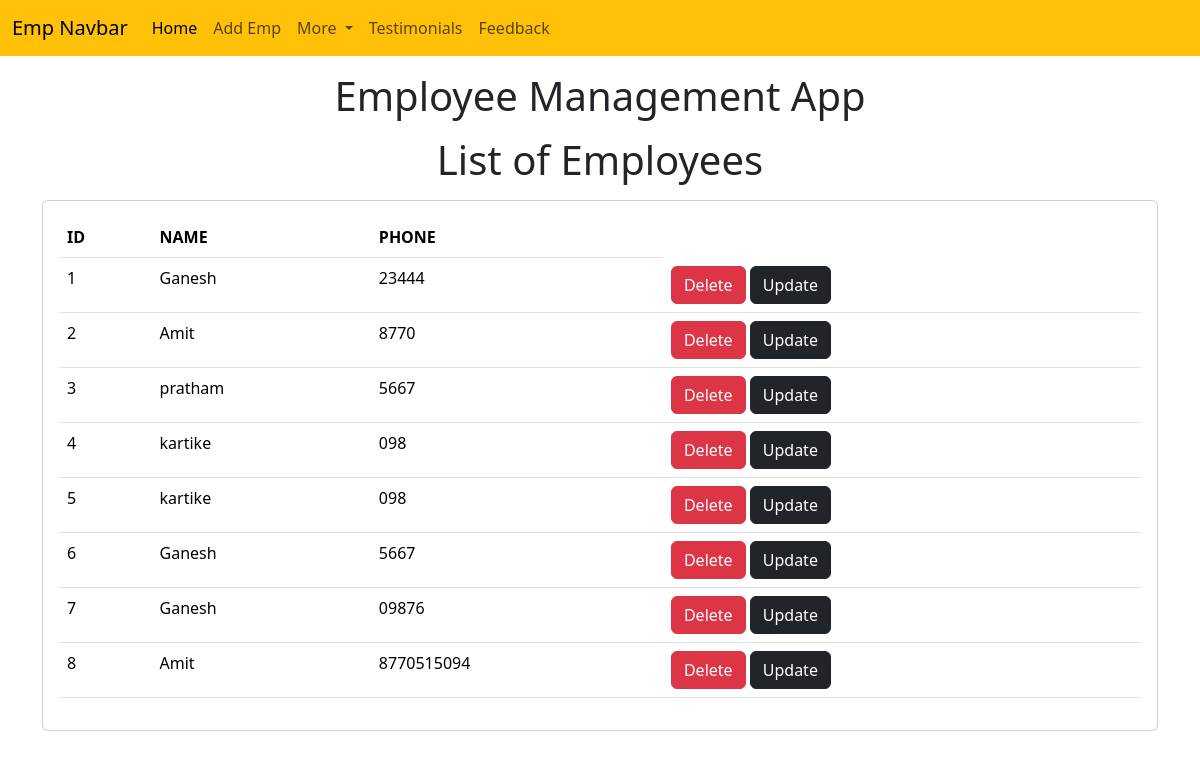
Page /emp/home/ on the earlier database version.
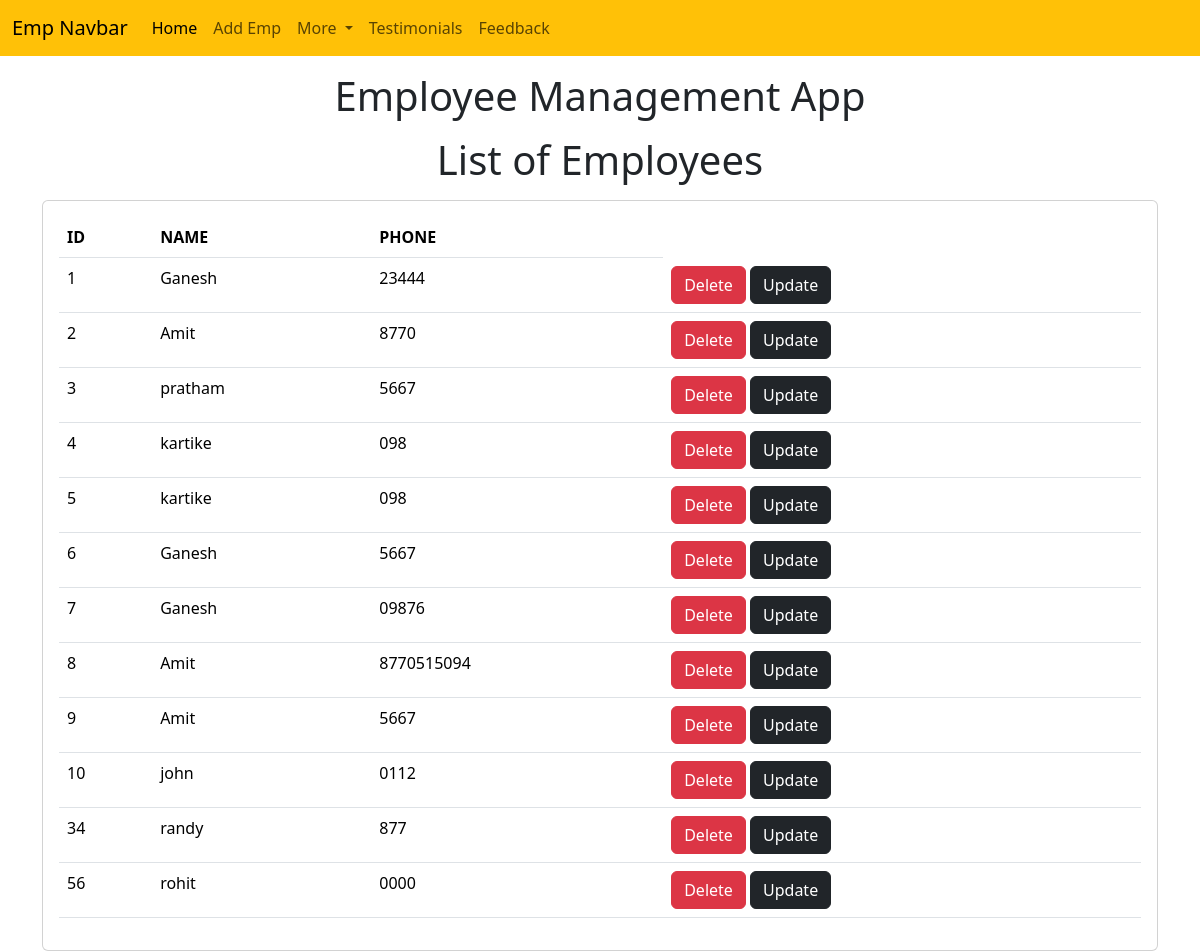
Same page on the later database version.
### emp/models.py (models this page shows)
class Emp(models.Model):
    id = models.AutoField(primary_key=True)
    name=models.CharField(max_length=200)
    phone=models.CharField(max_length=10)
    working=models.BooleanField(default=True)

### emp/views.py (the view)
# urls.py: path('home/',empfunc),
def empfunc(request):
    emps=Emp.objects.all()
    return render(request, "emp/home.html",{'emps' : emps})

### templates/emp/home.html (shortened to what this page needs)
<!doctype html>
<html lang="en">
<head>
  <link href="https://cdn.jsdelivr.net/npm/bootstrap@5.3.3/dist/css/bootstrap.min.css" rel="stylesheet"
>
</head>
<body>
  {% include 'emp/navbar.html' %}
  <h1 class="text-center my-3">Employee Management App</h1>
  <h1 class="text-center my-3">List of Employees</h1>
  <div class="container">
    <div class="row">
      <div class="col-md-12">
        <div class="card">
          <div class="card-body">
            <table class="table">
              <thead>
                <tr>
                  <th>ID</th>
                  <th>NAME</th>
                  <th>PHONE</th>
                </tr>
              </thead>
              <tbody>
                {% for e in emps %}
                <tr>
                  <td>{{e.id}}</td>
                  <td>{{e.name}}</td>
                  <td>{{e.phone}}</td>
                  <td>
                    <a href="/emp/delete-emp/{{e.id}}" class="btn btn-danger">Delete</a>
                    <button class="btn btn-dark">Update</button>
                  </td>
                </tr>
                {% endfor %}
              </tbody>
            </table>
          </div>
</body>
</html>

### templates/emp/navbar.html (shortened to what this page needs)
<nav class="navbar navbar-expand-lg bg-warning">
    <div class="container-fluid">
      <a class="navbar-brand" href="#">Emp Navbar</a>
      <div class="collapse navbar-collapse" id="navbarSupportedContent">
        <ul class="navbar-nav me-auto mb-2 mb-lg-0">
          <li class="nav-item">
            <a class="nav-link active" aria-current="page" href="/emp/home/">Home</a>
          </li>
          <li class="nav-item">
            <a class="nav-link" href="/emp/add-emp/">Add Emp</a>
          </li>
          <li class="nav-item dropdown">
            <a class="nav-link dropdown-toggle" href="#" role="button" data-bs-toggle="dropdown" aria-expanded="false">
              More
            </a>
          </li>
          <li class="nav-item">
            <a class="nav-link" href="/emp/testimonials/">Testimonials</a>
          </li>
          <li class="nav-item">
            <a class="nav-link" href="/emp/feedback/">Feedback</a>
          </li>
        </ul>
      </div>
    </div>
  </nav>

Differences in the rows shown:
added Emp: id "9", name "Amit", phone "5667"
added Emp: id "10", name "john", phone "0112"
added Emp: id "34", name "randy", phone "877"
added Emp: id "56", name "rohit", phone "0000"
